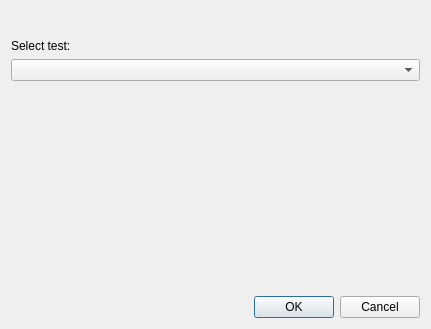
<?xml version="1.0" encoding="UTF-8"?>
<ui version="4.0">
 <class>Dialog</class>
 <widget class="QDialog" name="Dialog">
  <property name="geometry">
   <rect>
    <x>0</x>
    <y>0</y>
    <width>431</width>
    <height>329</height>
   </rect>
  </property>
  <property name="windowTitle">
   <string>Dialog</string>
  </property>
  <layout class="QVBoxLayout" name="verticalLayout">
   <item>
    <spacer name="verticalSpacer_2">
     <property name="orientation">
      <enum>Qt::Vertical</enum>
     </property>
     <property name="sizeType">
      <enum>QSizePolicy::Fixed</enum>
     </property>
     <property name="sizeHint" stdset="0">
      <size>
       <width>20</width>
       <height>28</height>
      </size>
     </property>
    </spacer>
   </item>
   <item>
    <widget class="QLabel" name="label">
     <property name="text">
      <string>Select test:</string>
     </property>
    </widget>
   </item>
   <item>
    <widget class="QComboBox" name="comboBox"/>
   </item>
   <item>
    <spacer name="verticalSpacer">
     <property name="orientation">
      <enum>Qt::Vertical</enum>
     </property>
     <property name="sizeHint" stdset="0">
      <size>
       <width>20</width>
       <height>170</height>
      </size>
     </property>
    </spacer>
   </item>
   <item>
    <widget class="QDialogButtonBox" name="buttonBox">
     <property name="orientation">
      <enum>Qt::Horizontal</enum>
     </property>
     <property name="standardButtons">
      <set>QDialogButtonBox::Cancel|QDialogButtonBox::Ok</set>
     </property>
    </widget>
   </item>
  </layout>
 </widget>
 <resources/>
 <connections>
  <connection>
   <sender>buttonBox</sender>
   <signal>accepted()</signal>
   <receiver>Dialog</receiver>
   <slot>accept()</slot>
   <hints>
    <hint type="sourcelabel">
     <x>248</x>
     <y>254</y>
    </hint>
    <hint type="destinationlabel">
     <x>157</x>
     <y>274</y>
    </hint>
   </hints>
  </connection>
  <connection>
   <sender>buttonBox</sender>
   <signal>rejected()</signal>
   <receiver>Dialog</receiver>
   <slot>reject()</slot>
   <hints>
    <hint type="sourcelabel">
     <x>316</x>
     <y>260</y>
    </hint>
    <hint type="destinationlabel">
     <x>286</x>
     <y>274</y>
    </hint>
   </hints>
  </connection>
 </connections>
</ui>
